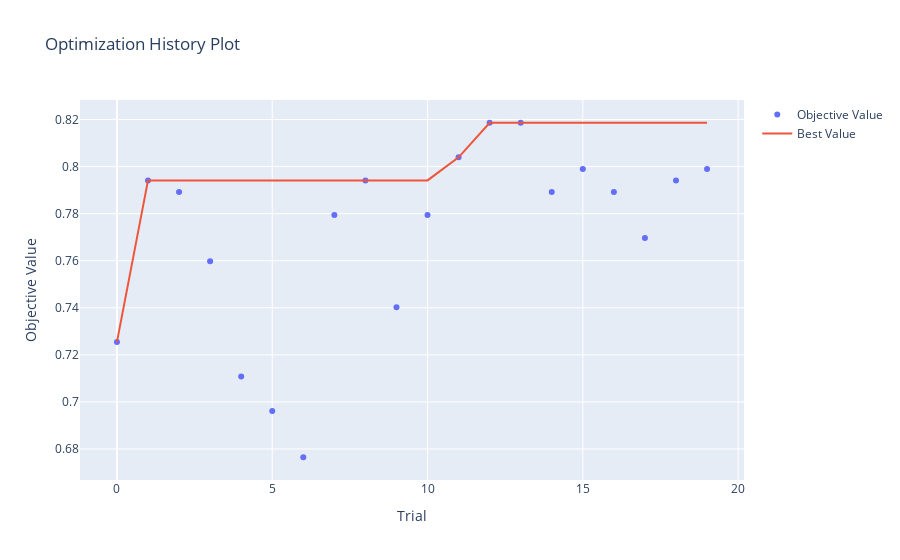

The notebook cell this image was saved under:
### Code cell
optuna.visualization.plot_optimization_history(study)

### Figure 1 — Plotly figure (JSON) as saved in the notebook; plotly's stock layout.template omitted (floating-point values rounded to 4 significant figures)
{"data": [{"mode": "markers", "name": "Objective Value", "type": "scatter", "x": [0, 1, 2, 3, 4, 5, 6, 7, 8, 9, 10, 11, 12, 13, 14, 15, 16, 17, 18, 19], "y": [0.7255, 0.7941, 0.7892, 0.7598, 0.7108, 0.6961, 0.6765, 0.7794, 0.7941, 0.7402, 0.7794, 0.8039, 0.8186, 0.8186, 0.7892, 0.799, 0.7892, 0.7696, 0.7941, 0.799]}, {"mode": "lines", "name": "Best Value", "type": "scatter", "x": [0, 1, 2, 3, 4, 5, 6, 7, 8, 9, 10, 11, 12, 13, 14, 15, 16, 17, 18, 19], "y": [0.7255, 0.7941, 0.7941, 0.7941, 0.7941, 0.7941, 0.7941, 0.7941, 0.7941, 0.7941, 0.7941, 0.8039, 0.8186, 0.8186, 0.8186, 0.8186, 0.8186, 0.8186, 0.8186, 0.8186]}, {"marker": {"color": "#cccccc"}, "mode": "markers", "name": "Infeasible Trial", "showlegend": false, "type": "scatter", "x": [], "y": []}], "layout": {"title": {"text": "Optimization History Plot"}, "xaxis": {"title": {"text": "Trial"}}, "yaxis": {"title": {"text": "Objective Value"}}}}
